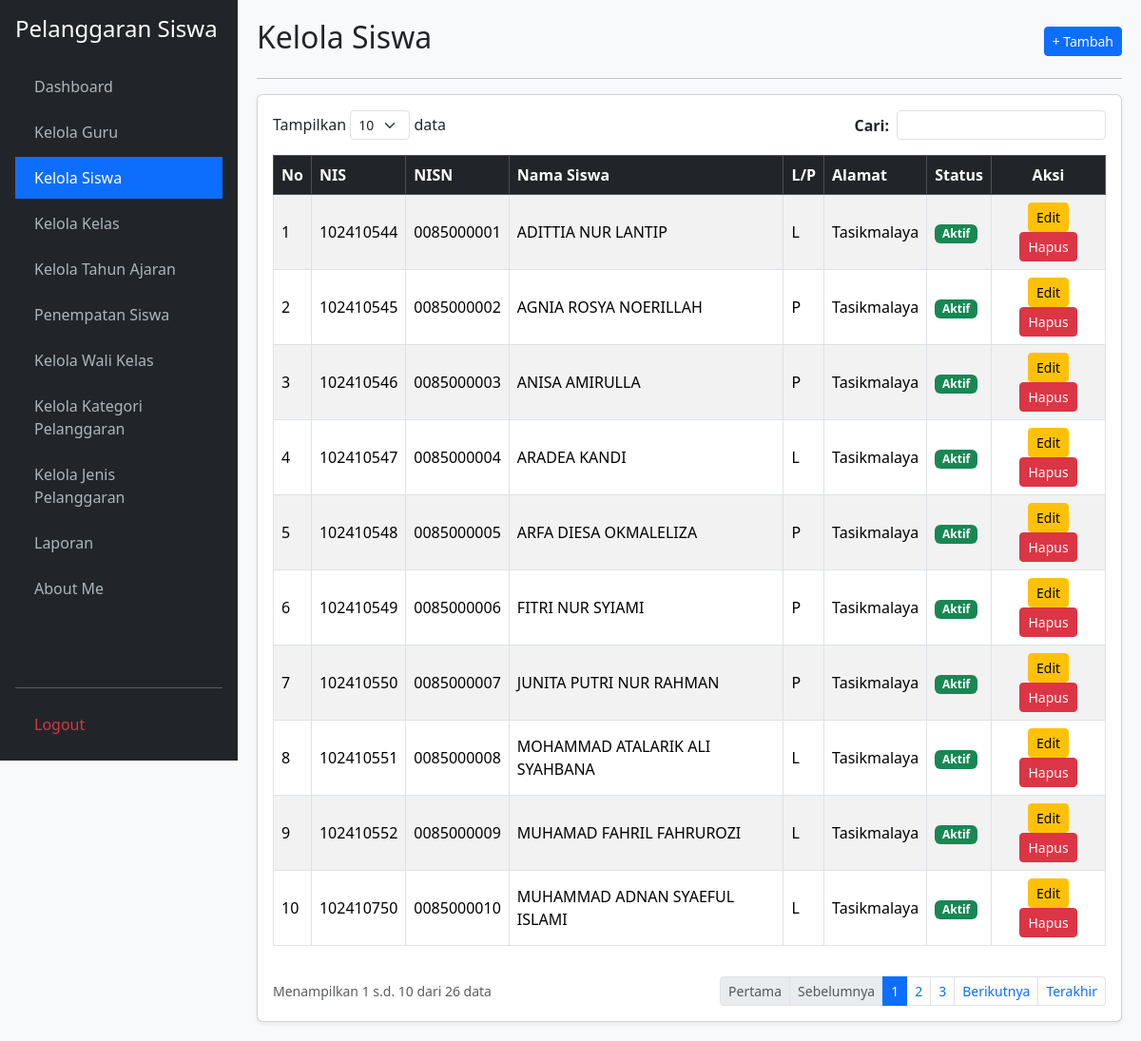
The page /kelola_siswa.php (signed in) on the database its author committed.
### tables this page shows
CREATE TABLE `t_siswa` (
  `id` int(11) NOT NULL,
  `nis` varchar(30) NOT NULL,
  `nisn` varchar(20) DEFAULT NULL,
  `nama` varchar(150) NOT NULL,
  `jenis_kelamin` char(1) DEFAULT NULL,
  `tanggal_lahir` date DEFAULT NULL,
  `alamat` text DEFAULT NULL,
  `status_aktif` tinyint(1) DEFAULT 1,
  `created_at` timestamp NULL DEFAULT NULL,
  `updated_at` timestamp NULL DEFAULT NULL
);

### kelola_siswa.php (the view, shortened to what this page needs)
<?php
require_once 'koneksi.php';
$aksi = $_GET['aksi'] ?? '';
$edit_id = $_GET['edit'] ?? '';
$edit = $edit_id ? mysqli_fetch_assoc(mysqli_query($koneksi, "SELECT * FROM t_siswa WHERE id='$edit_id'")) : null;
$limit = 10;
$h = max(1, (int)($_GET['halaman'] ?? 1));
$offset = ($h - 1) * $limit;
$cari = mysqli_real_escape_string($koneksi, $_GET['cari'] ?? '');
$where = $cari ? "WHERE nis LIKE '%$cari%' OR nisn LIKE '%$cari%' OR nama LIKE '%$cari%'" : "";
$total = mysqli_num_rows(mysqli_query($koneksi, "SELECT 1 FROM t_siswa $where"));
$pages = ceil($total / $limit);
$data = mysqli_query($koneksi, "SELECT * FROM t_siswa $where LIMIT $offset, $limit");
$no = $offset + 1;
?>
<!DOCTYPE html>
<html lang="id">
<head>
    <link href="https://cdn.jsdelivr.net/npm/bootstrap@5.3.2/dist/css/bootstrap.min.css" rel="stylesheet">
</head>
<body>
    <div class="sidebar d-flex flex-column p-3">
        <h4 class="text-white mb-4">Pelanggaran Siswa</h4>
        <ul class="nav nav-pills flex-column mb-auto">
            <li class="nav-item mb-1"><a href="dashboard.php">Dashboard</a></li>
            <li class="nav-item mb-1"><a href="kelola_guru.php">Kelola Guru</a></li>
            <li class="nav-item mb-1"><a href="kelola_siswa.php"  class="active" >Kelola Siswa</a></li>
            <li class="nav-item mb-1"><a href="kelola_kelas.php">Kelola Kelas</a></li>
            <li class="nav-item mb-1"><a href="kelola_tahun_ajaran.php">Kelola Tahun Ajaran</a></li>
            <li class="nav-item mb-1"><a href="penempatan_siswa.php">Penempatan Siswa</a></li>
            <li class="nav-item mb-1"><a href="kelola_wali_kelas.php">Kelola Wali Kelas</a></li>
            <li class="nav-item mb-1"><a href="kelola_kategori_pelanggaran.php">Kelola Kategori Pelanggaran</a></li>
            <li class="nav-item mb-1"><a href="kelola_jenis_pelanggaran.php">Kelola Jenis Pelanggaran</a></li>
            <li class="nav-item mb-1"><a href="laporan.php">Laporan</a></li>
            <li class="nav-item mb-1"><a href="about_me.php">About Me</a></li>
        </ul>
        <hr><a href="logout.php" class="text-danger">Logout</a>
    </div>
    <div class="main-content">
        <?php if ($aksi === 'tambah' || $edit): ?>
            <div class="d-flex justify-content-between align-items-center mb-3">
                <h2><?= $edit ? 'Edit Data Siswa' : 'Tambah Data Siswa'; ?></h2>
                <a href="kelola_siswa.php" class="btn btn-secondary btn-sm">&larr; Kembali</a>
            </div>
            <hr>
            <div class="card shadow-sm"><div class="card-body">
                <form method="POST">
                    <input type="hidden" name="id" value="<?= $edit['id'] ?? ''; ?>">
                    <div class="mb-3">
                        <label class="form-label fw-bold">NIS (Maks. 8 Angka):</label>
                        <input type="text" name="nis" class="form-control" value="<?= htmlspecialchars($edit['nis'] ?? ''); ?>" maxlength="8" pattern="\d{1,8}" required>
                    </div>
                    <div class="mb-3">
                        <label class="form-label fw-bold">NISN (Maks. 10 Angka):</label>
                        <input type="text" name="nisn" class="form-control" value="<?= htmlspecialchars($edit['nisn'] ?? ''); ?>" maxlength="10" pattern="\d{1,10}">
                    </div>
                    <div class="mb-3">
                        <label class="form-label fw-bold">Nama Siswa:</label>
                        <input type="text" name="nama" class="form-control" value="<?= htmlspecialchars($edit['nama'] ?? ''); ?>" required>
                    </div>
                    <div class="mb-3">
                        <label class="form-label fw-bold">Jenis Kelamin:</label>
                        <select name="jenis_kelamin" class="form-control" required>
                            <option value="L" <?= (($edit['jenis_kelamin'] ?? '') == 'L') ? 'selected' : ''; ?>>Laki-laki</option>
                            <option value="P" <?= (($edit['jenis_kelamin'] ?? '') == 'P') ? 'selected' : ''; ?>>Perempuan</option>
                        </select>
                    </div>
                    <div class="mb-3">
                        <label class="form-label fw-bold">Tanggal Lahir:</label>
                        <input type="date" name="tanggal_lahir" class="form-control" value="<?= htmlspecialchars($edit['tanggal_lahir'] ?? ''); ?>">
                    </div>
                    <div class="mb-3">
                        <label class="form-label fw-bold">Alamat:</label>
                        <textarea name="alamat" class="form-control" rows="3"><?= htmlspecialchars($edit['alamat'] ?? ''); ?></textarea>
                    </div>
                    <div class="mb-3">
                        <label class="form-label fw-bold">Status Aktif:</label>
                        <select name="status_aktif" class="form-control" required>
                            <option value="Aktif" <?= (($edit['status_aktif'] ?? 1) == 1 || ($edit['status_aktif'] ?? '') == 'Aktif') ? 'selected' : ''; ?>>Aktif</option>
                            <option value="Tidak Aktif" <?= (($edit['status_aktif'] ?? 1) == 0 || ($edit['status_aktif'] ?? '') == 'Tidak Aktif') ? 'selected' : ''; ?>>Tidak Aktif</option>
                        </select>
                    </div>
                    <div class="d-flex justify-content-end">
                        <a href="kelola_siswa.php" class="btn btn-secondary me-2">Batal</a>
                        <button type="submit" name="simpan" class="btn btn-primary">Simpan</button>
                    </div>
                </form>
            </div></div>
        <?php else: ?>
            <div class="d-flex justify-content-between align-items-center mb-2">
                <h2>Kelola Siswa</h2>
                <a href="?aksi=tambah" class="btn btn-primary btn-sm">+ Tambah</a>
            </div>
            <hr>
            <div class="card shadow-sm"><div class="card-body">
                <div class="row mb-3 justify-content-between">
                    <div class="col-auto">Tampilkan <select class="form-select form-select-sm d-inline-block w-auto"><option>10</option></select> data</div>
                    <div class="col-auto">
                        <form method="GET" class="d-flex align-items-center">
                            <label class="me-2 mb-0 fw-bold">Cari:</label>
                            <input type="text" name="cari" class="form-control form-control-sm" value="<?= htmlspecialchars($cari); ?>">
                        </form>
                    </div>
                </div>
                <div class="table-responsive">
                    <table class="table table-bordered table-striped align-middle">
                        <thead class="table-dark">
                            <tr><th>No</th><th>NIS</th><th>NISN</th><th>Nama Siswa</th><th>L/P</th><th>Alamat</th><th>Status</th><th class="text-center">Aksi</th></tr>
                        </thead>
                        <tbody>
                            <?php while($r = mysqli_fetch_assoc($data)): ?>
                            <tr>
                                <td><?= $no++; ?></td>
                                <td><?= htmlspecialchars($r['nis']); ?></td>
                                <td><?= htmlspecialchars($r['nisn']); ?></td>
                                <td><?= htmlspecialchars($r['nama']); ?></td>
                                <td><?= htmlspecialchars($r['jenis_kelamin']); ?></td>
                                <td><?= htmlspecialchars($r['alamat']); ?></td>
                                <td>
                                    <span class="badge bg-<?= ($r['status_aktif'] == 1 || $r['status_aktif'] == 'Aktif') ? 'success' : 'secondary'; ?>">
                                        <?= ($r['status_aktif'] == 1 || $r['status_aktif'] == 'Aktif') ? 'Aktif' : 'Tidak Aktif'; ?>
                                    </span>
                                </td>
                                <td class="text-center">
                                    <a href="?edit=<?= $r['id']; ?>" class="btn btn-sm btn-warning">Edit</a>
                                    <a href="?hapus=<?= $r['id']; ?>" class="btn btn-sm btn-danger" onclick="return confirm('Hapus data siswa ini?')">Hapus</a>
                                </td>
                            </tr>
                            <?php endwhile; if(!$total): ?>
                            <tr><td colspan="8" class="text-center text-muted">Data siswa tidak ditemukan.</td></tr>
                            <?php endif; ?>
                        </tbody>
                    </table>
                </div>
                <div class="d-flex justify-content-between align-items-center mt-3">
                    <small class="text-muted">Menampilkan <?= $total ? $offset + 1 : 0; ?> s.d. <?= min($offset + $limit, $total); ?> dari <?= $total; ?> data</small>
                    <ul class="pagination pagination-sm mb-0">
                        <li class="page-item <?= $h <= 1 ? 'disabled' : ''; ?>"><a class="page-link" href="?halaman=1&cari=<?= $cari; ?>">Pertama</a></li>
                        <li class="page-item <?= $h <= 1 ? 'disabled' : ''; ?>"><a class="page-link" href="?halaman=<?= $h-1; ?>&cari=<?= $cari; ?>">Sebelumnya</a></li>
                        <?php for($i=1; $i<=$pages; $i++): ?>
                            <li class="page-item <?= $h == $i ? 'active' : ''; ?>"><a class="page-link" href="?halaman=<?= $i; ?>&cari=<?= $cari; ?>"><?= $i; ?></a></li>
                        <?php endfor; ?>
                        <li class="page-item <?= $h >= $pages ? 'disabled' : ''; ?>"><a class="page-link" href="?halaman=<?= $h+1; ?>&cari=<?= $cari; ?>">Berikutnya</a></li>
                        <li class="page-item <?= $h >= $pages ? 'disabled' : ''; ?>"><a class="page-link" href="?halaman=<?= $pages; ?>&cari=<?= $cari; ?>">Terakhir</a></li>
                    </ul>
                </div>
            </div></div>
        <?php endif; ?>
    </div>
</body>
</html>

### kelola_siswa.php (style rules this page uses)
body { background: #f8f9fa; }
.sidebar { min-height: 100vh; background: #212529; color: #fff; position: fixed; width: 250px; top: 0; left: 0; }
.sidebar a { color: #adb5bd; text-decoration: none; display: block; padding: 10px 20px; }
.sidebar a:hover, .sidebar a.active { color: #fff; background: #0d6efd; }
.main-content { margin-left: 250px; padding: 20px; }

### rows shown on the page
t_siswa: nis "102410544", nisn "0085000001", nama "ADITTIA NUR LANTIP", jenis_kelamin "L", alamat "Tasikmalaya", status_aktif "Aktif"
t_siswa: nis "102410545", nisn "0085000002", nama "AGNIA ROSYA NOERILLAH", jenis_kelamin "P", alamat "Tasikmalaya", status_aktif "Aktif"
t_siswa: nis "102410546", nisn "0085000003", nama "ANISA AMIRULLA", jenis_kelamin "P", alamat "Tasikmalaya", status_aktif "Aktif"
t_siswa: nis "102410547", nisn "0085000004", nama "ARADEA KANDI", jenis_kelamin "L", alamat "Tasikmalaya", status_aktif "Aktif"
t_siswa: nis "102410548", nisn "0085000005", nama "ARFA DIESA OKMALELIZA", jenis_kelamin "P", alamat "Tasikmalaya", status_aktif "Aktif"
t_siswa: nis "102410549", nisn "0085000006", nama "FITRI NUR SYIAMI", jenis_kelamin "P", alamat "Tasikmalaya", status_aktif "Aktif"
t_siswa: nis "102410550", nisn "0085000007", nama "JUNITA PUTRI NUR RAHMAN", jenis_kelamin "P", alamat "Tasikmalaya", status_aktif "Aktif"
t_siswa: nis "102410551", nisn "0085000008", nama "MOHAMMAD ATALARIK ALI SYAHBANA", jenis_kelamin "L", alamat "Tasikmalaya", status_aktif "Aktif"
t_siswa: nis "102410552", nisn "0085000009", nama "MUHAMAD FAHRIL FAHRUROZI", jenis_kelamin "L", alamat "Tasikmalaya", status_aktif "Aktif"
t_siswa: nis "102410750", nisn "0085000010", nama "MUHAMMAD ADNAN SYAEFUL ISLAMI", jenis_kelamin "L", alamat "Tasikmalaya", status_aktif "Aktif"

### other values the page prints
$offset + 1 "1"
min($offset + $limit, $total) "10"
$total "26"
